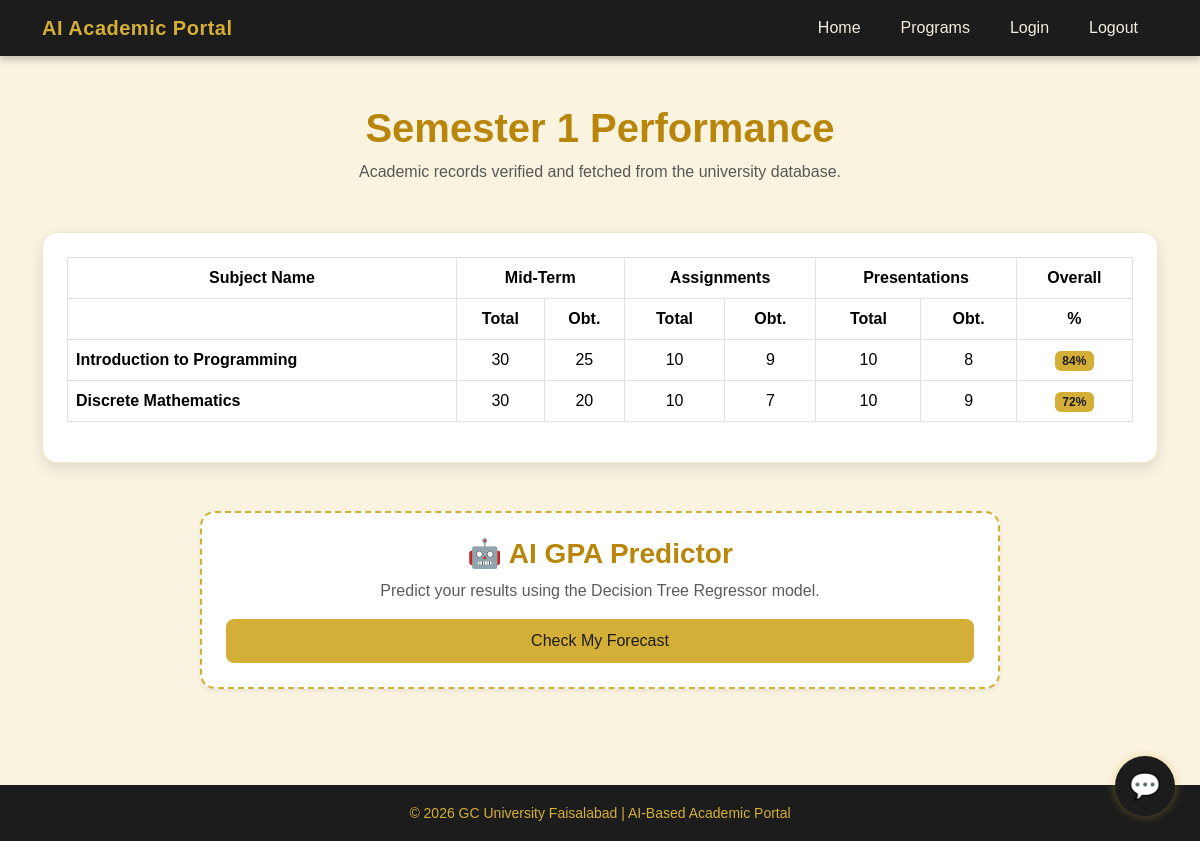
Page /subjects.php (signed in) on the committed database.
### tables this page shows
CREATE TABLE `marks` (
  `id` int(11) NOT NULL,
  `student_id` int(11) NOT NULL,
  `semester` int(2) NOT NULL,
  `subject_name` varchar(100) NOT NULL,
  `mid_total` int(3) DEFAULT NULL,
  `mid_obtained` int(3) DEFAULT NULL,
  `g2_obtained` int(3) DEFAULT 0,
  `assignment_total` int(3) DEFAULT NULL,
  `assignment_obtained` int(3) DEFAULT NULL,
  `presentation_total` int(3) DEFAULT NULL,
  `presentation_obtained` int(3) DEFAULT NULL,
  `failures` int(1) DEFAULT 0,
  `studytime` int(1) DEFAULT 1,
  `absences` int(3) DEFAULT 0,
  `activities` varchar(3) DEFAULT 'no',
  `job` varchar(3) DEFAULT 'no'
);

### subjects.php (the view, shortened to what this page needs)
<?php
include('includes/db_connect.php');
include('includes/header.php');
$semester = isset($_GET['semester']) ? (int)$_GET['semester'] : 1;
$student_id = isset($_SESSION['student_id']) ? $_SESSION['student_id'] : 0;
?>
<!DOCTYPE html>
<html lang="en">
<head>
  <link href="https://cdn.jsdelivr.net/npm/bootstrap@5.3.3/dist/css/bootstrap.min.css" rel="stylesheet">
</head>
<body>
  <div class="content-wrapper">
    <div class="container my-5">
      <div class="text-center mb-5">
        <h1 class="fw-bold">Semester <?php echo htmlspecialchars($semester); ?> Performance</h1>
        <p class="text-muted">Academic records verified and fetched from the university database.</p>
      </div>
      <div class="card p-4">
        <div class="table-responsive">
          <table class="table table-bordered align-middle">
            <thead class="text-center">
              <tr>
                <th>Subject Name</th>
                <th colspan="2">Mid-Term</th>
                <th colspan="2">Assignments</th>
                <th colspan="2">Presentations</th>
                <th>Overall</th>
              </tr>
              <tr>
                <th></th>
                <th>Total</th><th>Obt.</th>
                <th>Total</th><th>Obt.</th>
                <th>Total</th><th>Obt.</th>
                <th>%</th>
              </tr>
            </thead>
            <tbody class="text-center">
              <?php
              $sql = "SELECT subject_name, mid_total, mid_obtained, assignment_total, assignment_obtained, presentation_total, presentation_obtained FROM marks WHERE student_id = ? AND semester = ?";
              $stmt = $conn->prepare($sql);
              if ($stmt) {
                  $stmt->bind_param("ii", $student_id, $semester);
                  $stmt->execute();
                  $result = $stmt->get_result();
                  if ($result->num_rows > 0) {
                      while ($row = $result->fetch_assoc()) {
                          $total = $row['mid_total'] + $row['assignment_total'] + $row['presentation_total'];
                          $obt = $row['mid_obtained'] + $row['assignment_obtained'] + $row['presentation_obtained'];
                          $perc = ($total > 0) ? round(($obt / $total) * 100, 1) : 0;
                          $bg_style = ($perc < 40) ? "class='table-danger'" : "";
                          echo "<tr $bg_style>
                                  <td class='text-start'><strong>" . htmlspecialchars($row['subject_name']) . "</strong></td>
                                  <td>{$row['mid_total']}</td><td>{$row['mid_obtained']}</td>
                                  <td>{$row['assignment_total']}</td><td>{$row['assignment_obtained']}</td>
                                  <td>{$row['presentation_total']}</td><td>{$row['presentation_obtained']}</td>
                                  <td><span class='badge'>{$perc}%</span></td>
                                </tr>";
                      }
                  } else {
                      echo "<tr><td colspan='8' class='py-4 text-center'>No academic records found for this semester.</td></tr>";
                  }
              } else {
                  echo "<tr><td colspan='8' class='py-4 text-danger'>Database Error: Could not prepare statement.</td></tr>";
              }
              ?>
            </tbody>
          </table>
        </div>
      </div>
      <div class="text-center mt-5 mb-5">
        <div class="card p-4 shadow-sm mx-auto" style="border: 2px dashed #D4AF37; max-width: 800px;">
          <h3 class="fw-bold" style="color: #B8860B;">🤖 AI GPA Predictor</h3>
          <p class="text-muted">Predict your results using the Decision Tree Regressor model.</p>
          <a href="ai_prediction.php" class="btn btn-custom px-5">Check My Forecast</a>
        </div>
      </div>
    </div>
  </div>
  <?php include('includes/footer.php'); ?>
  <?php include('includes/chatbot.php'); ?>
</body>
</html>

### includes/header.php (style rules this page uses)
body { background: linear-gradient(135deg, #F5EBDD, #F3E2C7); font-family: 'Poppins', sans-serif; }

### subjects.php (style rules this page uses)
html, body { height: 100%; margin: 0; }
body { display: flex; flex-direction: column; font-family: 'Poppins', sans-serif; background-color: #FAF3E0; color: #1C1C1C; }
.content-wrapper { flex: 1 0 auto; }
h1 { color: #B8860B; font-weight: 700; }
.card { background: #fff; border-radius: 15px; box-shadow: 0 6px 15px rgba(0, 0, 0, 0.1); border: 1px solid rgba(180, 140, 20, 0.2); }
.table thead { background-color: #1C1C1C; color: #D4AF37; }
.badge { background-color: #D4AF37 !important; color: #1C1C1C !important; font-weight: 600; }
.btn-custom { background-color: #D4AF37; color: #1C1C1C; border: none; border-radius: 8px; padding: 10px 20px; font-weight: 500; transition: 0.3s; }

### rows in the picture
marks: subject_name "Introduction to Programming", mid_total "30", mid_obtained "25", assignment_total "10", assignment_obtained "9", presentation_total "10", presentation_obtained "8", perc "84"
marks: subject_name "Discrete Mathematics", mid_total "30", mid_obtained "20", assignment_total "10", assignment_obtained "7", presentation_total "10", presentation_obtained "9", perc "72"

### other values in the picture
$semester "1"
